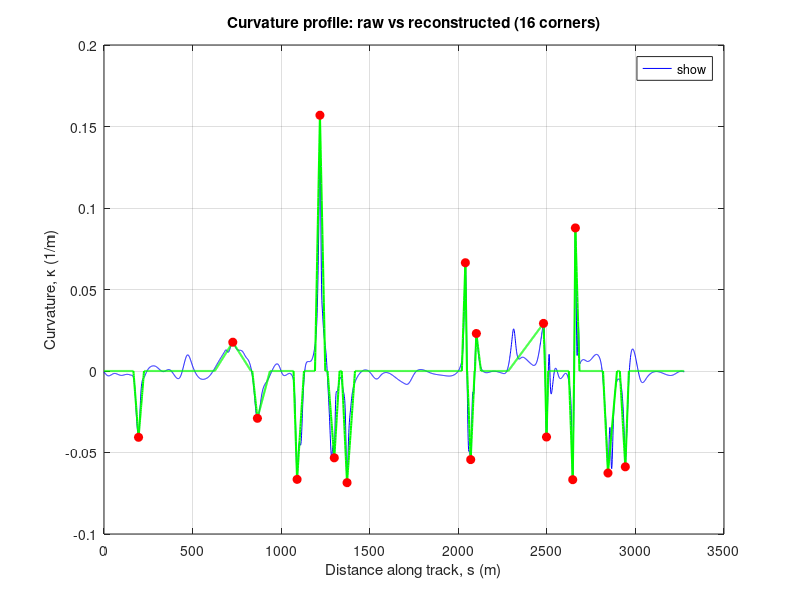
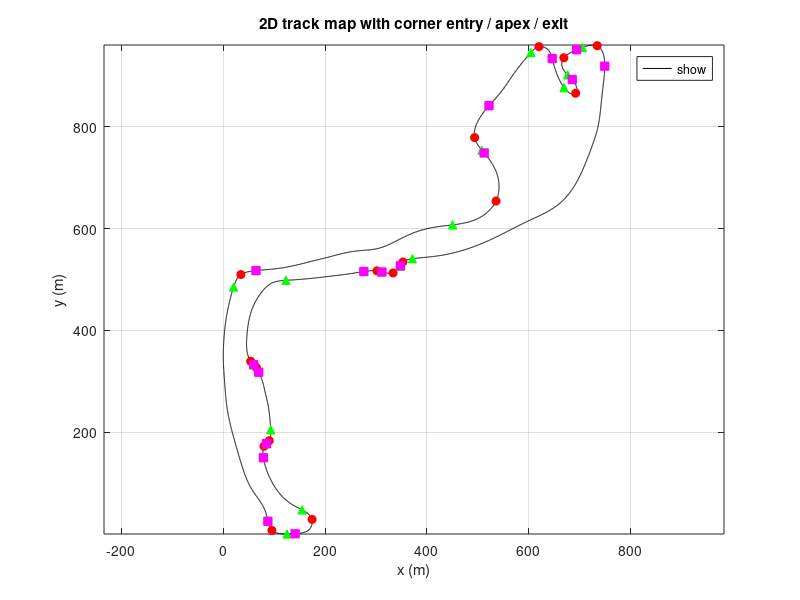

MATLAB code to generate these figures, in order: (Note: this script raises an error after producing the figures.)
clear; clc; close all;

%% 1. Load track coordinates

loaded = load('processed_track.csv');
track = loaded;

x = track(:,1);
y = track(:,2);
n = length(x);

fprintf('Loaded %d track points\n', n);

%% 2. Path coordinates: distance along path and curvature

dx = diff(x);
dy = diff(y);
ds = sqrt(dx.^2 + dy.^2);
s  = [0; cumsum(round(ds))];

xp  = gradient(x, s);
yp  = gradient(y, s);
xpp = gradient(xp, s);
ypp = gradient(yp, s);

kappa = (xp .* ypp - yp .* xpp) ./ (xp.^2 + yp.^2).^1.5;

fprintf('Curvature stats: min = %.5f, max = %.5f, std = %.5f (1/m)\n', ...
    min(kappa), max(kappa), std(kappa));

abs_kappa = abs(kappa);

%% 3. Corner-by-corner extraction

% Loop: take the highest remaining |kappa| point as the next apex
% find its entry/exit as the points where |kappa| first drops to corner_min
% times the apex curvature, then exclude that whole entry:exit span from
% future searches so the same physical corner can never be picked twice.
% Once N_corners have been found, sort the result chronologically by s.


N_corners  = 16;    % target number of corners - change as needed
corner_min = 0.1;   % entry/exit defined where |kappa| falls to this
                     % fraction of the apex curvature

available  = true(n,1);  % points still eligible to be picked as an apex
kappa_work = abs_kappa;

corners = struct('apex_entry', {}, 'corner_apex', {}, 'apex_exit', {}, ...
                  'R', {}, 's_apex', {}, 'idx_entry', {}, 'idx_apex', {}, 'idx_exit', {}, ...
                  'direction', {});

count = 0;
while count < N_corners && any(available)
    kappa_work(~available) = -Inf;
    [best_val, i_apex] = max(kappa_work);
    if best_val <= 0
        break;
    end

    kappa_apex = abs_kappa(i_apex);
    threshold  = corner_min * kappa_apex;

    i_entry = i_apex;
    while i_entry > 1 && abs_kappa(i_entry) > threshold
        i_entry = i_entry - 1;
    end

    i_exit = i_apex;
    while i_exit < n && abs_kappa(i_exit) > threshold
        i_exit = i_exit + 1;
    end

    count = count + 1;
    corners(count).idx_entry   = i_entry;
    corners(count).idx_apex    = i_apex;
    corners(count).idx_exit    = i_exit;
    corners(count).apex_entry  = [x(i_entry), y(i_entry)];
    corners(count).corner_apex = [x(i_apex),  y(i_apex)];
    corners(count).apex_exit   = [x(i_exit),  y(i_exit)];
    corners(count).R           = 1 / kappa_apex;

    % + curvature = left-hand corner, - curvature = right-hand corner
    if kappa(i_apex) > 0
        corners(count).direction = 'Left';
    else
        corners(count).direction = 'Right';
    end

    corners(count).s_apex = s(i_apex);

    available(i_entry:i_exit) = false;
end

N_found = count;
if N_found < N_corners
    fprintf(2, 'Warning: only found %d corners (requested %d).\n', N_found, N_corners);
end


% sort chronologically by along-track distance now that all corners have
% been found (they were discovered in curvature-magnitude order, not track order)
[~, sort_order] = sort([corners.s_apex]);
corners = corners(sort_order);

%% 4. Straights: track start -> first corner, between corners, last corner -> track end

% Note: straight data not required for track_reconstruct
% Useful to see straights between each point in data printed to console.


straights = struct('straight_start', {}, 'straight_end', {}, 'straight_distance', {});

% first straight: from the very first track point to the first corner's entry
straight_start = [x(1), y(1)];
straight_end   = corners(1).apex_entry;
straights(1).straight_start    = straight_start;
straights(1).straight_end      = straight_end;
straights(1).straight_distance = hypot(straight_end(1)-straight_start(1), ...
                                        straight_end(2)-straight_start(2));

% straights between consecutive corners
for k = 1:N_found-1
    straight_start = corners(k).apex_exit;
    straight_end   = corners(k+1).apex_entry;

    straights(k+1).straight_start    = straight_start;
    straights(k+1).straight_end      = straight_end;
    straights(k+1).straight_distance = hypot(straight_end(1)-straight_start(1), ...
                                               straight_end(2)-straight_start(2));
end

% final straight: from the last corner's exit to the very last track point
straight_start = corners(end).apex_exit;
straight_end   = [x(end), y(end)];
straights(end+1).straight_start    = straight_start;
straights(end+1).straight_end      = straight_end;
straights(end+1).straight_distance = hypot(straight_end(1)-straight_start(1), ...
                                             straight_end(2)-straight_start(2));

%% 5. Reconstructed curvature profile (s_final, kappa_final)

% Straights carry kappa = 0. Through each corner, curvature is ramped linearly 
% from 0 at the entry up to the apex curvature and then linearly back down to 0 at exit
% using the entry->apex and apex->exit distances to set each ramp's rate.

s_recon     = s;              % same distance axis as the raw data
kappa_recon = zeros(n, 1);    % default: 0 on straights

for k = 1:N_found
    i_entry = corners(k).idx_entry;
    i_apex  = corners(k).idx_apex;
    i_exit  = corners(k).idx_exit;

    R = corners(k).R;
    if strcmp(corners(k).direction, 'Left')
        kappa_target = 1 / R;
    else
        kappa_target = -1 / R;
    end

    d_in  = s(i_apex)  - s(i_entry);  % entry -> apex distance
    d_out = s(i_exit)  - s(i_apex);   % apex -> exit distance

    if d_in > 0
        rate_in = kappa_target / d_in;                 % curvature rate of change, entry -> apex
        idx_in  = i_entry:i_apex;
        kappa_recon(idx_in) = rate_in .* (s(idx_in) - s(i_entry));
    else
        kappa_recon(i_apex) = kappa_target;
    end

    if d_out > 0
        rate_out = -kappa_target / d_out;               % curvature rate of change, apex -> exit
        idx_out  = i_apex:i_exit;
        kappa_recon(idx_out) = kappa_target + rate_out .* (s(idx_out) - s(i_apex));
    else
        kappa_recon(i_apex) = kappa_target;
    end
end

%% 6. Text summary of track sections, in chronological order

fprintf('\n===== Track section summary (%d corners) =====\n', N_found);
fprintf('Straight  1: length = %6.1f m (track start -> Corner 1 entry)\n', straights(1).straight_distance);
for k = 1:N_found
    fprintf('Corner %2d (%-5s): apex at s = %7.1f m, R = %6.1f m\n', ...
        k, corners(k).direction, corners(k).s_apex, corners(k).R);
    fprintf('Straight %2d: length = %6.1f m\n', k+1, straights(k+1).straight_distance);
end
fprintf('(final straight above runs Corner %d exit -> track end)\n', N_found);

%% 7. Plot: curvature profile, raw vs reconstructed, with apexes

apex_idx_sorted   = [corners.idx_apex];
kappa_apex_values = kappa(apex_idx_sorted);

figure;
plot(s, kappa, 'b-', 'DisplayName', '\kappa(s) raw'); hold on;
plot(s_recon, kappa_recon, 'g-', 'LineWidth', 1.5, 'DisplayName', '\kappa_{recon}(s) reconstructed');
plot(s(apex_idx_sorted), kappa_apex_values, 'ro', 'MarkerFaceColor', 'r', 'DisplayName', 'Corner apex');
xlabel('Distance along track, s (m)');
ylabel('Curvature, \kappa (1/m)');
title(sprintf('Curvature profile: raw vs reconstructed (%d corners)', N_found));
legend('show', 'Location', 'best');
grid on;

%% 8. Plot: 2D track map with entry / apex / exit points

apex_xy  = reshape([corners.corner_apex], 2, [])';
entry_xy = reshape([corners.apex_entry],  2, [])';
exit_xy  = reshape([corners.apex_exit],   2, [])';

figure;
plot(x, y, 'k-'); hold on; axis equal;
plot(apex_xy(:,1),  apex_xy(:,2),  'ro', 'MarkerFaceColor', 'r', 'DisplayName', 'Corner apex');
plot(entry_xy(:,1), entry_xy(:,2), 'g^', 'MarkerFaceColor', 'g', 'DisplayName', 'Corner entry');
plot(exit_xy(:,1),  exit_xy(:,2),  'ms', 'MarkerFaceColor', 'm', 'DisplayName', 'Corner exit');
xlabel('x (m)'); ylabel('y (m)');
title('2D track map with corner entry / apex / exit');
legend('show', 'Location', 'best');
grid on;

%% 9. Export reconstructed track as .csv

track_recon = [s_recon(:), kappa_recon(:)];
writematrix(track_recon, 'track_recon1.csv');
